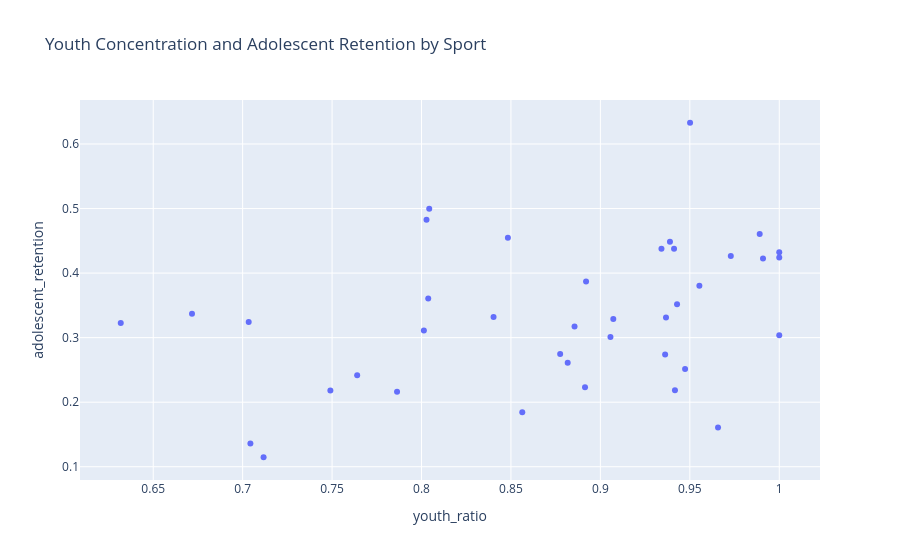

Notebook cell for this chart:
### Markdown cell above
### Visualisation 2: Youth concentration and adolescent retention:

This scatterplot compares youth concentration with adolescent retention. Sports positioned higher on adolescent retention may be more useful for long-term fan development because a greater share of their youth participants are in the 12–14 age group. For ASC, this matters because the goal is not only to reach children once, but to build a steady and sustained interest before Brisbane 2032. The spread of sports in this chart supports the decision to use clustering, because sports show different combinations of youth concentration and retention.

### Code cell
fig = px.scatter(
 meaningful_youth_df,
 x="youth_ratio",
 y="adolescent_retention",
 hover_name="sport",
 title="Youth Concentration and Adolescent Retention by Sport"
)

fig.show()

### Figure 1 — Plotly figure (JSON) as saved in the notebook; plotly's stock layout.template omitted (floating-point values rounded to 4 significant figures)
{"data": [{"hovertemplate": "<b>%{hovertext}</b><br><br>youth_ratio=%{x}<br>adolescent_retention=%{y}<extra></extra>", "hovertext": ["Athletics, track and field", "Australian football", "Badminton", "Baseball", "Basketball", "Boxing", "Bush walking", "Cricket", "Cycling", "DanceSport", "Dancing (recreational)", "Equestrian", "Fitness/Gym", "Football/soccer", "Golf", "Gymnastics", "Hockey", "Jujitsu", "Karate", "Lifesaving surf", "Martial arts", "Motor cycling", "Netball", "Oztag", "Rugby league", "Rugby union", "Running/jogging", "Scootering", "Scouts", "Skate", "Surfing", "Swimming", "Table tennis", "Taekwondo/Taekwon-do", "Tennis", "Touch football", "Virtual based physical activity", "Volleyball (indoor and outdoor)", "Walking (Recreational)"], "legendgroup": "", "marker": {"color": "#636efa", "symbol": "circle"}, "mode": "markers", "name": "", "orientation": "v", "showlegend": false, "type": "scatter", "x": [0.8775, 0.9362, 0.8028, 0.9072, 0.9553, 0.9341, 0.6717, 0.9429, 0.764, 0.8013, 0.749, 0.7863, 0.8483, 0.8817, 0.8403, 0.7117, 0.9412, 0.8563, 0.8914, 0.9474, 0.9056, 0.8043, 0.9891, 1.0, 0.892, 0.9389, 0.8037, 0.7034, 0.9909, 0.9658, 1.0, 0.7043, 0.9729, 0.9417, 0.9367, 1.0, 0.8856, 0.9501, 0.6318], "xaxis": "x", "y": [0.2748, 0.2737, 0.4826, 0.329, 0.3805, 0.4378, 0.3371, 0.3517, 0.2419, 0.3111, 0.218, 0.2163, 0.4548, 0.261, 0.332, 0.1147, 0.4379, 0.1844, 0.223, 0.2513, 0.3011, 0.4999, 0.4605, 0.4322, 0.3869, 0.4486, 0.3607, 0.3242, 0.4227, 0.1609, 0.3037, 0.1358, 0.4266, 0.2184, 0.3311, 0.4241, 0.3171, 0.6329, 0.3228], "yaxis": "y"}], "layout": {"legend": {"tracegroupgap": 0}, "title": {"text": "Youth Concentration and Adolescent Retention by Sport"}, "xaxis": {"anchor": "y", "domain": [0, 1], "title": {"text": "youth_ratio"}}, "yaxis": {"anchor": "x", "domain": [0, 1], "title": {"text": "adolescent_retention"}}}}
